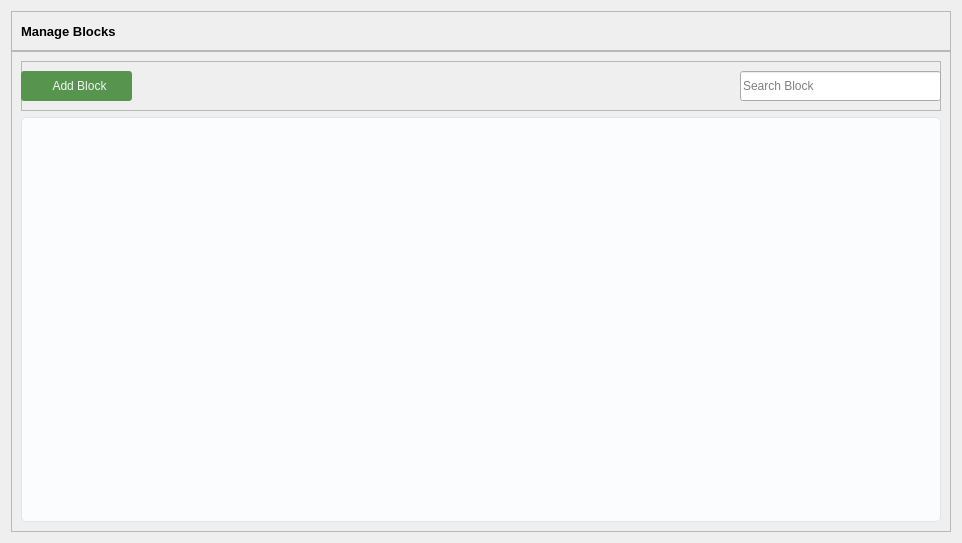
            <widget class="QWidget" name="blocks_page">
             <layout class="QVBoxLayout" name="verticalLayout_31">
              <item alignment="Qt::AlignmentFlag::AlignHCenter|Qt::AlignmentFlag::AlignVCenter">
               <widget class="QWidget" name="container_10" native="true">
                <layout class="QVBoxLayout" name="verticalLayout_29">
                 <property name="spacing">
                  <number>0</number>
                 </property>
                 <property name="leftMargin">
                  <number>0</number>
                 </property>
                 <property name="topMargin">
                  <number>0</number>
                 </property>
                 <property name="rightMargin">
                  <number>0</number>
                 </property>
                 <property name="bottomMargin">
                  <number>0</number>
                 </property>
                 <item>
                  <widget class="QFrame" name="title_container_8">
                   <property name="minimumSize">
                    <size>
                     <width>0</width>
                     <height>40</height>
                    </size>
                   </property>
                   <property name="maximumSize">
                    <size>
                     <width>16777215</width>
                     <height>40</height>
                    </size>
                   </property>
                   <property name="frameShape">
                    <enum>QFrame::Shape::StyledPanel</enum>
                   </property>
                   <property name="frameShadow">
                    <enum>QFrame::Shadow::Raised</enum>
                   </property>
                   <widget class="QLabel" name="title_8">
                    <property name="geometry">
                     <rect>
                      <x>10</x>
                      <y>10</y>
                      <width>251</width>
                      <height>21</height>
                     </rect>
                    </property>
                    <property name="font">
                     <font>
                      <pointsize>10</pointsize>
                      <bold>true</bold>
                     </font>
                    </property>
                    <property name="text">
                     <string>Manage Blocks</string>
                    </property>
                   </widget>
                  </widget>
                 </item>
                 <item>
                  <widget class="QFrame" name="modules_cnt_8">
                   <property name="frameShape">
                    <enum>QFrame::Shape::StyledPanel</enum>
                   </property>
                   <property name="frameShadow">
                    <enum>QFrame::Shadow::Raised</enum>
                   </property>
                   <layout class="QVBoxLayout" name="verticalLayout_30">
                    <item>
                     <widget class="QFrame" name="module_header_cnt_8">
                      <property name="minimumSize">
                       <size>
                        <width>0</width>
                        <height>50</height>
                       </size>
                      </property>
                      <property name="maximumSize">
                       <size>
                        <width>16777215</width>
                        <height>50</height>
                       </size>
                      </property>
                      <property name="frameShape">
                       <enum>QFrame::Shape::StyledPanel</enum>
                      </property>
                      <property name="frameShadow">
                       <enum>QFrame::Shadow::Raised</enum>
                      </property>
                      <widget class="QPushButton" name="blocks_add_btn">
                       <property name="geometry">
                        <rect>
                         <x>0</x>
                         <y>10</y>
                         <width>111</width>
                         <height>30</height>
                        </rect>
                       </property>
                       <property name="styleSheet">
                        <string notr="true">padding: 5px;
background: #57954F;
color: #F3F4F6;
border-radius: 3px;</string>
                       </property>
                       <property name="text">
                        <string>  Add Block</string>
                       </property>
                       <property name="icon">
                        <iconset resource="../assets/icons.qrc">
                         <normaloff>:/icons/icons/plus.svg</normaloff>:/icons/icons/plus.svg</iconset>
                       </property>
                       <property name="iconSize">
                        <size>
                         <width>14</width>
                         <height>14</height>
                        </size>
                       </property>
                      </widget>
                      <widget class="QLineEdit" name="blocks_search">
                       <property name="geometry">
                        <rect>
                         <x>719</x>
                         <y>10</y>
                         <width>201</width>
                         <height>30</height>
                        </rect>
                       </property>
                       <property name="placeholderText">
                        <string>Search Block</string>
                       </property>
                      </widget>
                     </widget>
                    </item>
                    <item>
                     <widget class="QFrame" name="blocks_table_container">
                      <property name="minimumSize">
                       <size>
                        <width>920</width>
                        <height>405</height>
                       </size>
                      </property>
                      <property name="maximumSize">
                       <size>
                        <width>910</width>
                        <height>16777215</height>
                       </size>
                      </property>
                      <property name="styleSheet">
                       <string notr="true">QWidget#blocks_table_container{
background: #FBFCFE;
border-radius: 5px;
border: 1px solid #E3E4E6;
}</string>
                      </property>
                      <property name="frameShape">
                       <enum>QFrame::Shape::StyledPanel</enum>
                      </property>
                      <property name="frameShadow">
                       <enum>QFrame::Shadow::Raised</enum>
                      </property>
                      <layout class="QVBoxLayout" name="blocks_table_layout">
                       <property name="spacing">
                        <number>0</number>
                       </property>
                       <property name="leftMargin">
                        <number>0</number>
                       </property>
                       <property name="topMargin">
                        <number>0</number>
                       </property>
                       <property name="rightMargin">
                        <number>0</number>
                       </property>
                       <property name="bottomMargin">
                        <number>0</number>
                       </property>
                      </layout>
                     </widget>
                    </item>
                   </layout>
                  </widget>
                 </item>
                </layout>
               </widget>
              </item>
             </layout>
            </widget>
